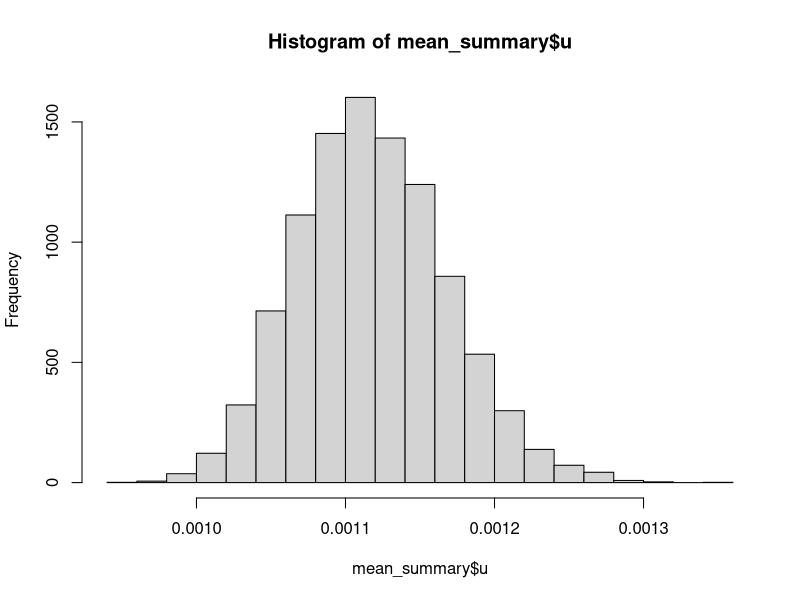
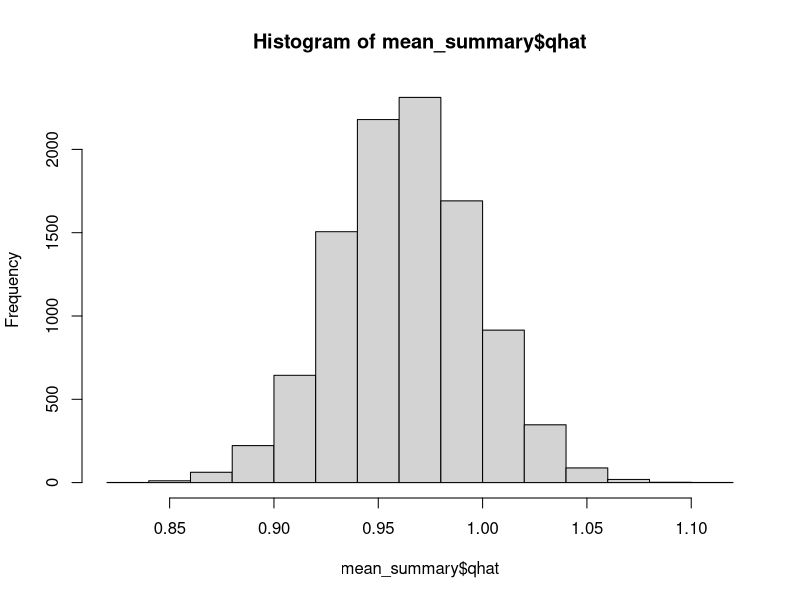

Write R code to recreate these figures, in order.
# example 3.4

library(mice);


# generate 100 samples from N(0,1);

set.seed(197789);

n=1000;

y=rnorm(n,1);

# remove the last 500 cases;

n_obs=500;

y_obs=y[1:n_obs];

n_mis=n-n_obs;

# complete case analysis;
CC_mean=mean(y_obs);
CC_var=var(y_obs)/n_obs;

CC_mean;
CC_var;

# assign missing data;
miss_indi=c(rep(0, n_obs), rep(1, n_obs));

y_miss=y;
y_miss[miss_indi==1]=NA;


# generate imputed data;

# obtain observed-data sufficient statistics;
mu_hat=CC_mean;
s_square=1/(n_obs-1)*crossprod(y_obs-mu_hat);

# multiple imputation;

# M=2;

# M=5;

# M=20;

# M=50;

# M=200;

# M=1000;

M=10000;

MI_mean_vec=rep(NA, M);
MI_mean_var_vec=rep(NA, M);

for (i in 1:M)
{
set.seed(i);

# draw sigma_square;
sigma_square=1/(rgamma(1, shape=n_obs/2-1/2, scale=2/((n_obs-1)*s_square)));
mu=rnorm(1, mu_hat, sd=sqrt(sigma_square/n_obs));

y_imputed=rnorm(n_mis, mu, sd=sqrt(sigma_square));

y_completed=c(y_obs, y_imputed);

MI_mean_vec[i]=mean(y_completed);
MI_mean_var_vec[i]=var(y_completed)/n;



}

# pool the summary results;

mean_summary=pool.scalar(MI_mean_vec, MI_mean_var_vec, n=n);

mean_summary;

hist(mean_summary$u);

hist(mean_summary$qhat);

